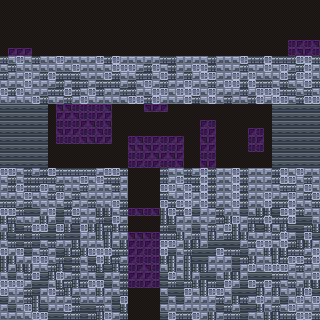

Rendered tile map (Tiled .tmx) drawn with the repository's tilesets; below, a short description and the map source with its tile grids summarised:
An orthogonal 40x40 tile map with 8x8 px tiles, 3 tile layers (Map, Flip, Foreground) and 5 objects (3x portal, 2x spawnPoint).

<map version="1.2" tiledversion="2019.12.11" orientation="orthogonal" renderorder="right-down" compressionlevel="0" width="40" height="40" tilewidth="8" tileheight="8" infinite="0" nextlayerid="5" nextobjectid="8">
 <editorsettings>
  <export target="../../src/maps/map001.json" format="json" />
 </editorsettings>
 <tileset firstgid="1" source="tiles.tsx" />
 <layer id="1" name="Map" width="40" height="40">
  <data>[1600 cells, 1600 non-empty, 10 distinct tile ids]</data>
 </layer>
 <layer id="2" name="Flip" width="40" height="40">
  <data>[1600 cells, 0 non-empty, 0 distinct tile ids]</data>
 </layer>
 <layer id="4" name="Foreground" width="40" height="40">
  <data>[1600 cells, 96 non-empty, 1 distinct tile ids]</data>
 </layer>
 <objectgroup id="3" name="Objects">
  <object id="3" name="enterRight" type="spawnPoint" x="268.477" y="144.152">
   <point />
  </object>
  <object id="4" name="enterLeft" type="spawnPoint" x="51.8105" y="146.318">
   <point />
  </object>
  <object id="5" name="exitLeft" type="portal" x="-21.3558" y="105.985" width="45.3333" height="60.6667">
   <properties>
    <property name="destinationMap" value="map002" />
    <property name="destinationSpawn" value="enterRight" />
   </properties>
  </object>
  <object id="6" name="exitRight" type="portal" x="300.523" y="106.349" width="45.3333" height="60.6667">
   <properties>
    <property name="destinationMap" value="map000" />
    <property name="destinationSpawn" value="enterLeft" />
   </properties>
  </object>
  <object id="7" name="exitBottom" type="portal" x="120" y="288" width="51" height="61">
   <properties>
    <property name="destinationMap" value="map000" />
    <property name="destinationSpawn" value="enterTop" />
   </properties>
  </object>
 </objectgroup>
</map>
